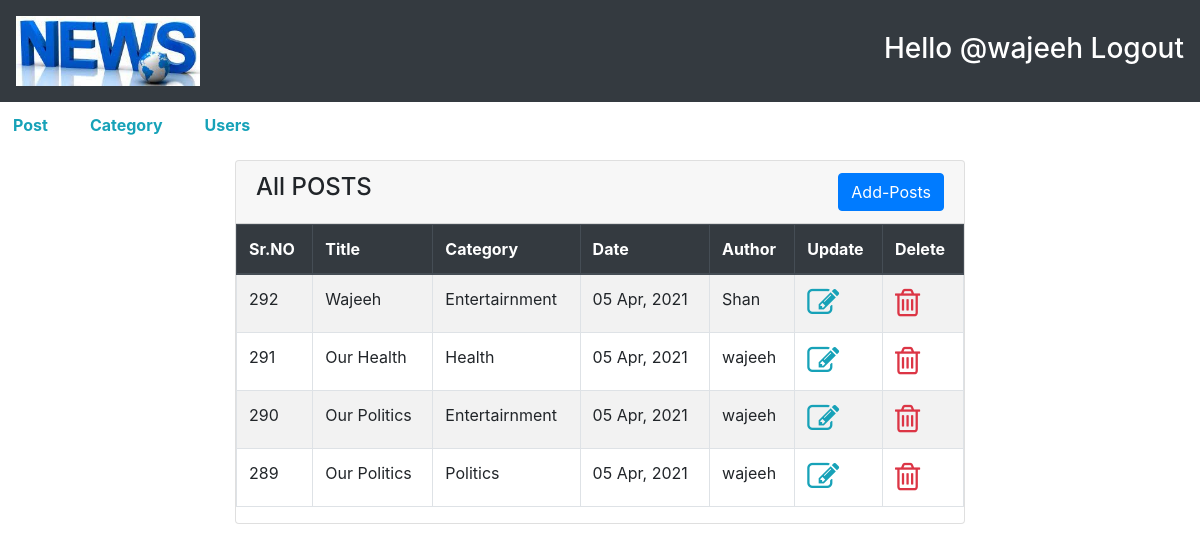
Screenshot of /admin/post.php (signed in) with the database file from the repository.
### tables this page shows
CREATE TABLE `post` (
  `post_id` int(11) NOT NULL,
  `title` varchar(255) NOT NULL,
  `description` varchar(1000) NOT NULL,
  `category` varchar(255) NOT NULL,
  `post_date` varchar(255) NOT NULL,
  `author` varchar(255) NOT NULL,
  `post_img` varchar(255) NOT NULL
);

CREATE TABLE `category` (
  `cat_id` int(11) NOT NULL,
  `category_name` varchar(255) NOT NULL,
  `post` int(11) NOT NULL
);

### admin/post.php (the view, shortened to what this page needs)
<!doctype html>
<html lang="en">
  <head>
    <link rel="stylesheet" href="https://cdnjs.cloudflare.com/ajax/libs/font-awesome/4.7.0/css/font-awesome.min.css">
    <link rel="stylesheet" href="https://stackpath.bootstrapcdn.com/bootstrap/4.3.1/css/bootstrap.min.css">
  </head>
  <body>
     <?php include "../include/header.php"?>
     <div class="container mt-3">
        <div class="row justify-content-center">
            <div class="col-md-8">
                <div class="card">
                    <div class="card-header">
                        <h4 class="text-center float-left">All POSTS</h4>
                        <a href="add-post.php" class="btn btn-primary float-right ">Add-Posts</a>
                    </div>
                    <div class="card-body p-0 m-0">
                    <?php
                    include("../include/config.php");
                    if($_SESSION['role']=='1'){
                        $sql = "SELECT * From `post`
                        LEFT JOIN category ON `post`.`category` = `category`.`cat_id`
                        LEFT JOIN `user-table` ON `post`.`author` = `user-table`.`user_id` ORDER BY `post`.`post_id` DESC";
                     }
                     elseif($_SESSION['role']=='0'){
                        $sql = "SELECT * From `post`
                        LEFT JOIN category ON `post`.`category` = `category`.`cat_id`
                        LEFT JOIN `user-table` ON `post`.`author` = `user-table`.`user_id` WHERE `post`.`author` = {$_SESSION['user_id']} ORDER BY `post`.`post_id` DESC";
                        }
                        else{
                            echo "QUERY CAN'T BE RUN";
                        }
                    $result= mysqli_query($con,$sql) or die("query failed");
                    if(mysqli_num_rows($result)){
                    ?>
                        <table class="table table-striped table-bordered">
                            <thead class="thead-dark">
                                <tr>
                                    <th>Sr.NO</th>
                                    <th>Title</th>
                                    <th>Category</th>
                                    <th>Date</th>
                                    <th>Author</th>
                                    <th>Update</th>
                                    <th>Delete</th>
                                </tr>
                            </thead>
                            <tbody>
                            <?php while($row = mysqli_fetch_assoc($result)){
                                ?>
                                <tr>
                                    <td><?php echo $row['post_id']?></td>
                                    <td><?php echo $row['title']?></td>
                                    <td><?php echo $row['category_name']?></td>
                                    <td><?php echo $row['post_date']?></td>
                                    <td><?php echo $row['name']?></td>
                                    <td><a href="edit-post.php?edit_post=<?php echo $row['post_id'] ?>"><i class="fa fa-edit fa-2x text-info"></i></a></td>
                                    <td><a href="delete-post.php?postdel=<?php echo $row['post_id'] ?>&catid=<?php echo $row['cat_id'] ?>"><i class="fa fa-trash-o fa-2x text-danger "></i></a></td>
                                </tr>
                             <?php }?>
                            </tbody>
                        </table>
                        <?php }?>
                    </div>
                </div>
            </div>
        </div>
    </div>
  </body>
</html>

### rows the page displays
post: post_id "292", title "Wajeeh", category.category_name "Entertairnment", post_date "05 Apr, 2021", user-table.name "Shan"
post: post_id "291", title "Our Health", category.category_name "Health", post_date "05 Apr, 2021", user-table.name "wajeeh"
post: post_id "290", title "Our Politics", category.category_name "Entertairnment", post_date "05 Apr, 2021", user-table.name "wajeeh"
post: post_id "289", title "Our Politics", category.category_name "Politics", post_date "05 Apr, 2021", user-table.name "wajeeh"

### other values shown
$_SESSION['username'] "wajeeh"
